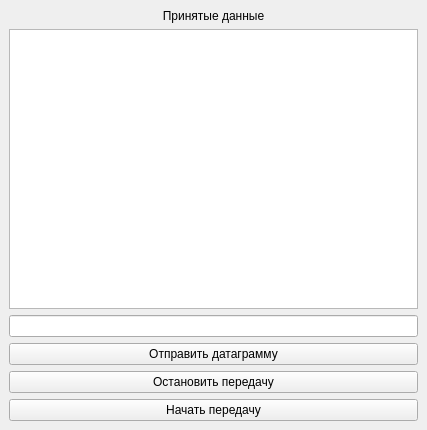
<?xml version="1.0" encoding="UTF-8"?>
<ui version="4.0">
 <class>MainWindow</class>
 <widget class="QMainWindow" name="MainWindow">
  <property name="geometry">
   <rect>
    <x>0</x>
    <y>0</y>
    <width>427</width>
    <height>430</height>
   </rect>
  </property>
  <property name="windowTitle">
   <string>UDPClient</string>
  </property>
  <widget class="QWidget" name="centralwidget">
   <layout class="QVBoxLayout" name="verticalLayout">
    <item>
     <widget class="QLabel" name="lb_receiveData">
      <property name="text">
       <string>Принятые данные</string>
      </property>
      <property name="alignment">
       <set>Qt::AlignmentFlag::AlignCenter</set>
      </property>
     </widget>
    </item>
    <item>
     <widget class="QTextEdit" name="te_result"/>
    </item>
    <item>
     <widget class="QLineEdit" name="le_inputText"/>
    </item>
    <item>
     <widget class="QPushButton" name="pb_sendDatagram">
      <property name="text">
       <string>Отправить датаграмму</string>
      </property>
     </widget>
    </item>
    <item>
     <widget class="QPushButton" name="pb_stop">
      <property name="text">
       <string>Остановить передачу</string>
      </property>
     </widget>
    </item>
    <item>
     <widget class="QPushButton" name="pb_start">
      <property name="text">
       <string>Начать передачу</string>
      </property>
     </widget>
    </item>
   </layout>
  </widget>
 </widget>
 <resources/>
 <connections/>
</ui>
